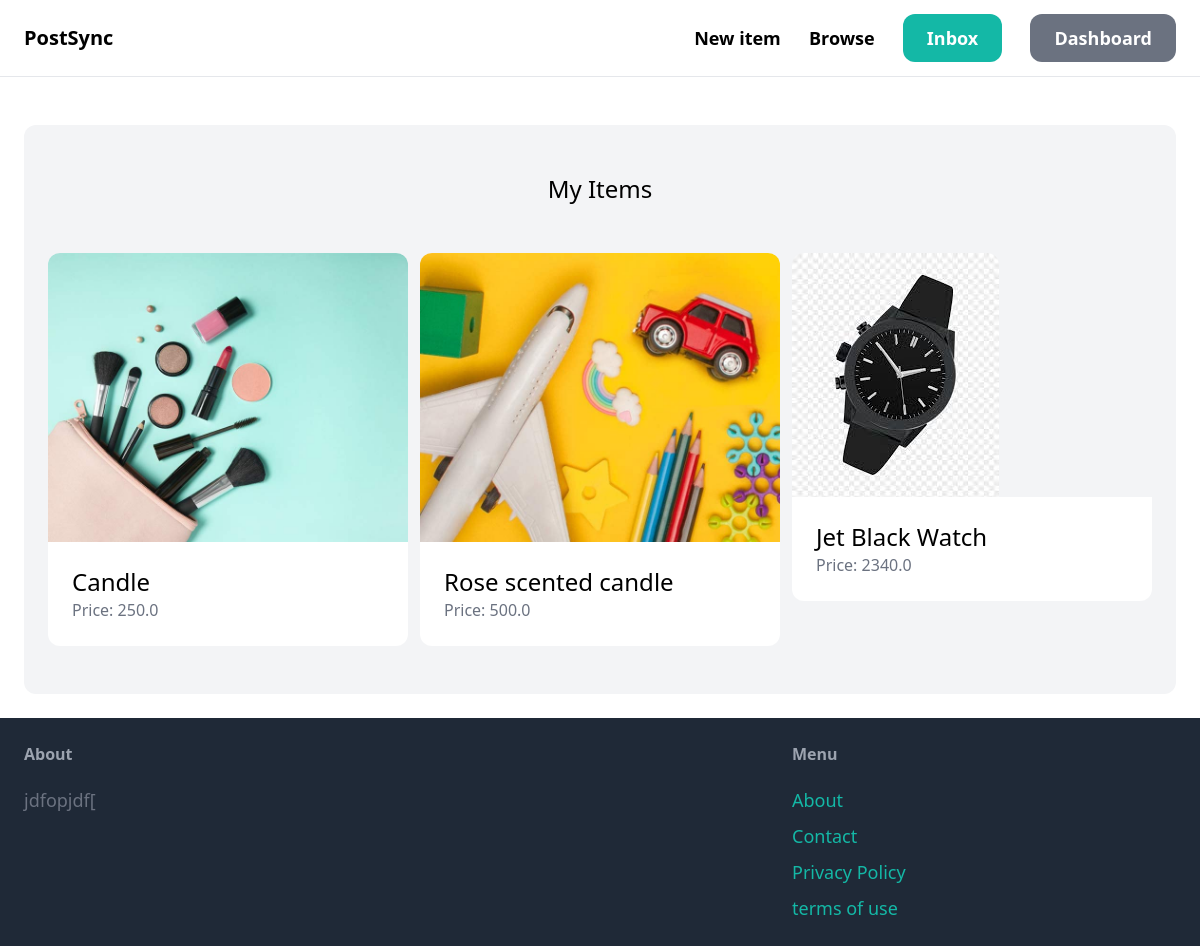
The page /dashboard/ (signed in) on the database its author committed.
### item/models.py (models this page shows, shortened)
class Item(models.Model):
    category=models.ForeignKey(Category,related_name='items',on_delete=models.CASCADE)
    name=models.CharField(max_length=255)
    description=models.TextField(blank=True,null=True)
    price=models.FloatField()
    image=models.ImageField(upload_to='item_images',blank=True,null=True)
    is_sold=models.BooleanField(default=False)
    created_by=models.ForeignKey(User,related_name='items',on_delete=models.CASCADE)
    created_at=models.DateTimeField(auto_now_add=True)

### dashboard/views.py (the view)
# urls.py: path('', views.index, name='index'),
@login_required
def index(request):
    items = Item.objects.filter(created_by=request.user)
    return render(request, 'dashboard/index.html', {'items': items})

### dashboard/templates/dashboard/index.html (shortened to what this page needs)
{% extends 'core/base.html' %}
{% block content %}
    <div class="mt-6 px-6 py-12 bg-gray-100 rounded-xl">
        <h2 class="mb-12 text-2xl text-center">My Items</h2>
        <div class="grid grid-cols-3 gap-3">
            {% for item in items %}
            <div>
                <a href="{% url 'item:detail' item.id %}">
                    <div>
                        <img src="{{item.image.url}}" class="rounded-t-xl">
                    </div>
                    <div class="p-6 bg-white rounded-b-xl">
                        <h2 class="text-2xl">{{item.name}}</h2>
                        <p class="text-gray-500">Price: {{item.price}}</p>
                    </div>
                </a>
            </div>
            {% endfor %}
        </div>
    </div>
{% endblock %}

### rows shown on the page
Item: image (picture), name "Candle", price "250.0"
Item: image (picture), name "Rose scented candle", price "500.0"
Item: image (picture), name "Jet Black Watch", price "2340.0"
